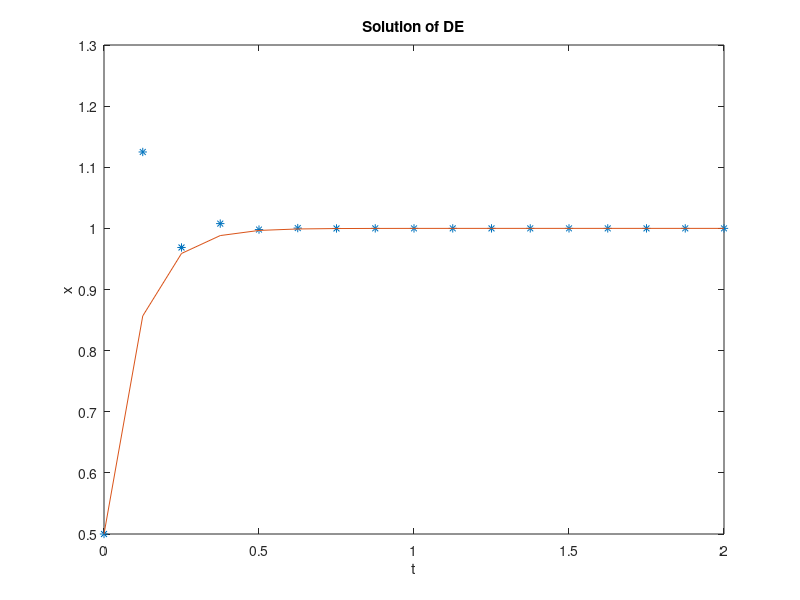

Recreate this plot in MATLAB. (Note: this script raises an error after producing the figure.)
%% Euler DE Solver
clear all;
close all;
clc;
% input
f = @(t,y) 10-10*y;
deltat = 1/8;
tfinal = 2;
N = round(tfinal/deltat);
t(1) = 0; x(1) = 1/2;

% Euler steps
for i=1:N
    t(i+1) = t(i)+deltat;
    x(i+1) = x(i)+f(t(i),x(i))*deltat;
end

% Output

plot(t,x,"*")
xlabel("t")
ylabel("x")
title("Solution of DE")

xexact = 1-1/2*exp(-10*t);
hold on 
plot(t,xexact)

% More output
t=t';
x=x';
xexact=xexact';
table(t,x,xexact)

% Error 
error = abs(x-xexact);